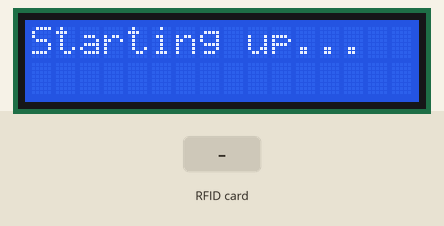
This sketch was run on a simulated Arduino Uno, built with avr-gcc and run on an emulated ATmega328P. Parts: 16×2 character LCD. The test bench sets the inputs (shaded band). What the sketch prints to the serial monitor is not drawn.

Above: at 0.2 s.
At 2.3 s:
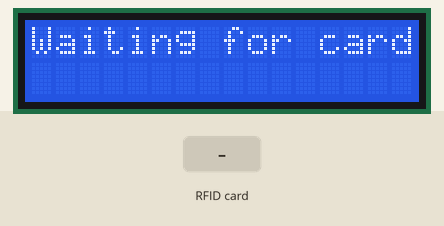
2.4 s: RFID card 5E 7A 19 C4 held to the reader
At 3.7 s:
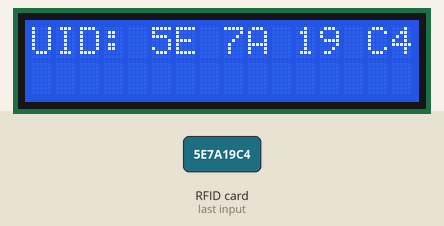
Timing chart, 0 to 5.4 s (numbered marks = the images above; inputs shaded):
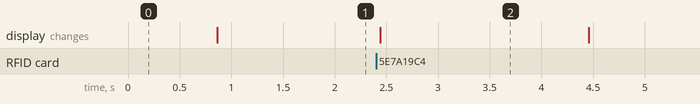

The sketch:

uid-to-lcd.ino
```cpp
// (licence header left out)
#include <SPI.h>
#include <MFRC522.h>
#include <LiquidCrystal_I2C.h>


#define RST_PIN         9          // Configurable, see typical pin layout above
#define SS_PIN          10         // Configurable, see typical pin layout above
#define UID_LENGTH 10

MFRC522 mfrc522(SS_PIN, RST_PIN);  // Create MFRC522 instance
LiquidCrystal_I2C lcd(0x27, 16, 2); // 16x2-es LCD, I2C cím: 0x27


byte lastUID[UID_LENGTH];
char ascii[UID_LENGTH * 2 + 1];
byte uidLength = 0;

void setup() {
  lcd.init();
  lcd.backlight();
  lcd.print("Starting up...");
  Serial.begin(9600);		// Initialize serial communications with the PC
	while (!Serial);		// Do nothing if no serial port is opened (added for Arduinos based on ATMEGA32U4)
	SPI.begin();			// Init SPI bus
	mfrc522.PCD_Init();		// Init MFRC522
	delay(700);				// Optional delay. Some board do need more time after init to be ready, see Readme
	mfrc522.PCD_DumpVersionToSerial();	// Show details of PCD - MFRC522 Card Reader details
	Serial.println(F("Scan PICC to see UID, SAK, type, and data blocks..."));
  lcd.clear();
  lcd.print("Waiting for card");
  delay(300);
}

void loop() {
	// Reset the loop if no new card present on the sensor/reader. This saves the entire process when idle.
	if ( ! mfrc522.PICC_IsNewCardPresent()) {
		return;
	}

	// Select one of the cards
	if ( ! mfrc522.PICC_ReadCardSerial()) {
		return;
	}
  lcd.clear();
	// Copy the UID to the global variable
  uidLength = mfrc522.uid.size;  // Store UID length
  int index = 0;
  for (byte i = 0; i < uidLength; i++) {
      lastUID[i] = mfrc522.uid.uidByte[i];
      index += sprintf(&ascii[index], "%X", lastUID[i]);
      index += sprintf(&ascii[index], " ");
  }
  ascii[index] = '\0'; //záró karakter

  // Print the UID to the Serial Monitor
  Serial.print("Last read UID: ");
  Serial.println(ascii);

  lcd.setCursor(0, 0); // Kurzor pozicionálása az első sor elejére
  lcd.print("UID: ");
  lcd.setCursor(5, 0); // Kurzor pozicionálása az első sor 5. pozíciójára
  lcd.print(ascii);    // Kiírás az LCD-re

  delay(2000);
  lcd.clear();
  lcd.print("Waiting for card");
  // Halt PICC and stop encryption on PCD
  mfrc522.PICC_HaltA();
  mfrc522.PCD_StopCrypto1();
}
```

Measured:
- after the input at 2.4 s, the display: changes at once (image 2)
- what the display in image 2 shows lasts 2.1 s, from 2.4 s to 4.5 s
